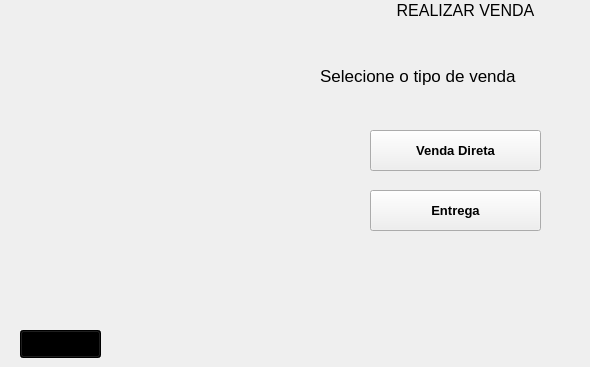
   <widget class="QWidget" name="page_2">
    <widget class="QLabel" name="label_10">
     <property name="geometry">
      <rect>
       <x>370</x>
       <y>-10</y>
       <width>191</width>
       <height>41</height>
      </rect>
     </property>
     <property name="font">
      <font>
       <pointsize>12</pointsize>
      </font>
     </property>
     <property name="text">
      <string>REALIZAR VENDA</string>
     </property>
     <property name="alignment">
      <set>Qt::AlignCenter</set>
     </property>
    </widget>
    <widget class="QLabel" name="label_2">
     <property name="geometry">
      <rect>
       <x>320</x>
       <y>60</y>
       <width>261</width>
       <height>31</height>
      </rect>
     </property>
     <property name="font">
      <font>
       <pointsize>13</pointsize>
      </font>
     </property>
     <property name="text">
      <string>Selecione o tipo de venda</string>
     </property>
    </widget>
    <widget class="QPushButton" name="pushButton_4">
     <property name="geometry">
      <rect>
       <x>370</x>
       <y>130</y>
       <width>171</width>
       <height>41</height>
      </rect>
     </property>
     <property name="font">
      <font>
       <pointsize>10</pointsize>
       <weight>75</weight>
       <bold>true</bold>
      </font>
     </property>
     <property name="text">
      <string>Venda Direta</string>
     </property>
    </widget>
    <widget class="QPushButton" name="pushButton_5">
     <property name="geometry">
      <rect>
       <x>370</x>
       <y>190</y>
       <width>171</width>
       <height>41</height>
      </rect>
     </property>
     <property name="font">
      <font>
       <pointsize>10</pointsize>
       <weight>75</weight>
       <bold>true</bold>
      </font>
     </property>
     <property name="text">
      <string>Entrega</string>
     </property>
    </widget>
    <widget class="QPushButton" name="pushButton_9">
     <property name="geometry">
      <rect>
       <x>20</x>
       <y>330</y>
       <width>81</width>
       <height>28</height>
      </rect>
     </property>
     <property name="palette">
      <palette>
       <active>
        <colorrole role="WindowText">
         <brush brushstyle="SolidPattern">
          <color alpha="255">
           <red>0</red>
           <green>0</green>
           <blue>0</blue>
          </color>
         </brush>
        </colorrole>
        <colorrole role="Button">
         <brush brushstyle="SolidPattern">
          <color alpha="255">
           <red>0</red>
           <green>0</green>
           <blue>0</blue>
          </color>
         </brush>
        </colorrole>
        <colorrole role="Midlight">
         <brush brushstyle="SolidPattern">
          <color alpha="255">
           <red>0</red>
           <green>0</green>
           <blue>0</blue>
          </color>
         </brush>
        </colorrole>
        <colorrole role="Text">
         <brush brushstyle="SolidPattern">
          <color alpha="255">
           <red>0</red>
           <green>0</green>
           <blue>0</blue>
          </color>
         </brush>
        </colorrole>
        <colorrole role="ButtonText">
         <brush brushstyle="SolidPattern">
          <color alpha="255">
           <red>0</red>
           <green>0</green>
           <blue>0</blue>
          </color>
         </brush>
        </colorrole>
        <colorrole role="Base">
         <brush brushstyle="SolidPattern">
          <color alpha="255">
           <red>0</red>
           <green>0</green>
           <blue>0</blue>
          </color>
         </brush>
        </colorrole>
        <colorrole role="Window">
         <brush brushstyle="SolidPattern">
          <color alpha="255">
           <red>0</red>
           <green>0</green>
           <blue>0</blue>
          </color>
         </brush>
        </colorrole>
       </active>
       <inactive>
        <colorrole role="WindowText">
         <brush brushstyle="SolidPattern">
          <color alpha="255">
           <red>0</red>
           <green>0</green>
           <blue>0</blue>
          </color>
         </brush>
        </colorrole>
        <colorrole role="Button">
         <brush brushstyle="SolidPattern">
          <color alpha="255">
           <red>0</red>
           <green>0</green>
           <blue>0</blue>
          </color>
         </brush>
        </colorrole>
        <colorrole role="Midlight">
         <brush brushstyle="SolidPattern">
          <color alpha="255">
           <red>0</red>
           <green>0</green>
           <blue>0</blue>
          </color>
         </brush>
        </colorrole>
        <colorrole role="Text">
         <brush brushstyle="SolidPattern">
          <color alpha="255">
           <red>0</red>
           <green>0</green>
           <blue>0</blue>
          </color>
         </brush>
        </colorrole>
        <colorrole role="ButtonText">
         <brush brushstyle="SolidPattern">
          <color alpha="255">
           <red>0</red>
           <green>0</green>
           <blue>0</blue>
          </color>
         </brush>
        </colorrole>
        <colorrole role="Base">
         <brush brushstyle="SolidPattern">
          <color alpha="255">
           <red>0</red>
           <green>0</green>
           <blue>0</blue>
          </color>
         </brush>
        </colorrole>
        <colorrole role="Window">
         <brush brushstyle="SolidPattern">
          <color alpha="255">
           <red>0</red>
           <green>0</green>
           <blue>0</blue>
          </color>
         </brush>
        </colorrole>
       </inactive>
       <disabled>
        <colorrole role="WindowText">
         <brush brushstyle="SolidPattern">
          <color alpha="255">
           <red>0</red>
           <green>0</green>
           <blue>0</blue>
          </color>
         </brush>
        </colorrole>
        <colorrole role="Button">
         <brush brushstyle="SolidPattern">
          <color alpha="255">
           <red>0</red>
           <green>0</green>
           <blue>0</blue>
          </color>
         </brush>
        </colorrole>
        <colorrole role="Midlight">
         <brush brushstyle="SolidPattern">
          <color alpha="255">
           <red>0</red>
           <green>0</green>
           <blue>0</blue>
          </color>
         </brush>
        </colorrole>
        <colorrole role="Text">
         <brush brushstyle="SolidPattern">
          <color alpha="255">
           <red>0</red>
           <green>0</green>
           <blue>0</blue>
          </color>
         </brush>
        </colorrole>
        <colorrole role="ButtonText">
         <brush brushstyle="SolidPattern">
          <color alpha="255">
           <red>0</red>
           <green>0</green>
           <blue>0</blue>
          </color>
         </brush>
        </colorrole>
        <colorrole role="Base">
         <brush brushstyle="SolidPattern">
          <color alpha="255">
           <red>0</red>
           <green>0</green>
           <blue>0</blue>
          </color>
         </brush>
        </colorrole>
        <colorrole role="Window">
         <brush brushstyle="SolidPattern">
          <color alpha="255">
           <red>0</red>
           <green>0</green>
           <blue>0</blue>
          </color>
         </brush>
        </colorrole>
       </disabled>
      </palette>
     </property>
     <property name="font">
      <font>
       <pointsize>9</pointsize>
       <weight>75</weight>
       <bold>true</bold>
      </font>
     </property>
     <property name="cursor">
      <cursorShape>PointingHandCursor</cursorShape>
     </property>
     <property name="styleSheet">
      <string notr="true">color:rgb(0, 0, 0);</string>
     </property>
     <property name="text">
      <string>Voltar</string>
     </property>
     <property name="autoDefault">
      <bool>true</bool>
     </property>
     <property name="default">
      <bool>false</bool>
     </property>
     <property name="flat">
      <bool>false</bool>
     </property>
    </widget>
   </widget>
